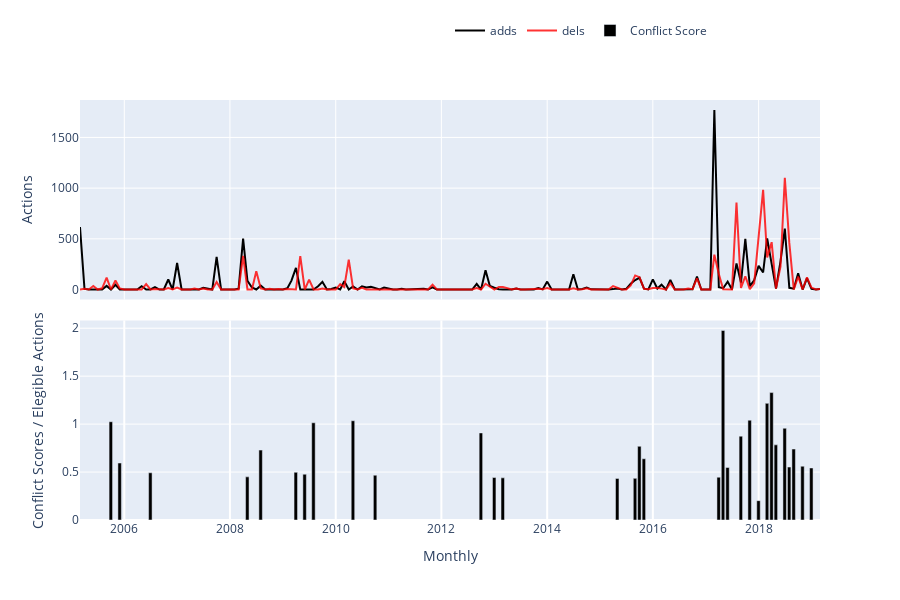

This figure's notebook cell:
### Markdown cell above
<span style="color: #626262"> Try yourself! This is what will happen when you click 'Load Actions' button: </span>

### Code cell
### --------------------------------------------------------------------------- ###
### TRY YOURSELF! THIS IS WHAT WILL HAPPEN WHEN YOU CLICK 'Load Actions' BUTTON ###
### --------------------------------------------------------------------------- ###

## Create a WikiWho instance, which is an API; and use ConflictManager to get         ##
## editons for given page id; more details see:                                       ##
## https://github.com/gesiscss/wikiwho_wrapper/blob/master/wikiwho_wrapper/api.py     ##
## https://github.com/gesiscss/wikiwho_wrapper/blob/master/wikiwho_wrapper/wikiwho.py ##
## https://github.com/gesiscss/wikiwho_demo_new/blob/master/metrics/conflict.py       ##
wikiwho_api = WikiWho(lng=abbreviation(languageSelection.value))
print("Downloading all_content from the WikiWhoApi...")
all_content = wikiwho_api.dv.all_content(the_page['page_id'])
print("Downloading revisions from the WikiWhoApi...")
all_revisions = wikiwho_api.dv.rev_ids_of_article(the_page['page_id'])
clear_output()

cm_inc = ConflictManager(all_content.copy(), 
                       all_revisions.copy(), 
                       lng=abbreviation(languageSelection.value), 
                       include_stopwords=True)

cm_noinc = ConflictManager(all_content.copy(), 
                       all_revisions.copy(), 
                       lng=abbreviation(languageSelection.value), 
                       include_stopwords=False)
cm_inc.calculate()
cm_noinc.calculate()
clear_output()

tokens_inc = cm_inc.all_actions.copy()
tokens_noinc = cm_noinc.all_actions.copy()
elegibles_noinc = cm_noinc.elegible_actions.copy()
token_sources = {"tokens_all": tokens_inc, "tokens": tokens_noinc, "elegibles": elegibles_noinc}

## Create an ActionsListener instance to get aggregated actions. More details see:            ##
## https://github.com/gesiscss/wikiwho_demo_new/blob/master/visualization/actions_listener.py ##

actions_listener = ActionsListener(token_sources)
get_agg_actions, actions_inc, actions_noinc = actions_listener.get_aggregation()
clear_output()

total_actions = get_agg_actions.copy()

## Convert some columns' names to what we could understand ##
total_columns_names = ['total', 'total_surv_48h', 'total_stopword_count']

## Add all actions together and merge them into one aggregation dataframe.
total_actions = total_actions.join(pd.DataFrame(
    total_actions.loc[:,'adds':'adds_stopword_count'].values +\
    total_actions.loc[:,'dels':'dels_stopword_count'].values +\
    total_actions.loc[:,'reins':'reins_stopword_count'].values, 
    index=total_actions.index, 
    columns=total_columns_names
))

## Convert editor's ids to int64, in order to retrieve editors' names from API
total_actions["editor"] = total_actions["editor"].apply(lambda x: str2int(x))
total_actions = total_actions.rename({"editor": "editor_id"}, axis=1)

## Only editors id? No, we still want to know their names. Use WikipediaAPI to achieve ##
## this. More details see:                                                             ##
## https://github.com/gesiscss/wikiwho_demo/blob/master/external/wikipedia.py          ##
wikipediadv_instance = WikipediaDV(WikipediaAPI(lng=abbreviation(languageSelection.value)))

# Unique editor's id for getting their names
unique_ids = total_actions['editor_id'].unique()

# Grab editors' names

grabbed_names = wikipediadv_instance.get_editors(unique_ids).rename(columns = {'userid': 'editor_id'})

## Merge the names of editors to the total actions dataframe ##

# Merge on editors ids
total_actions = total_actions.merge(grabbed_names[['editor_id', 'name']], on='editor_id')

# Adjust the column position and fill NaN by 'Unregistered'
total_actions.insert(2, 'editor', total_actions['name'])
total_actions = total_actions.drop(columns=['name'])
total_actions['editor'] = total_actions['editor'].fillna("Unregistered")

## Continue to use our data from A.1; first convert the date to the type datetime ##
total_actions['rev_time'] = pd.to_datetime(total_actions['rev_time'])

## visualization, core visual code lies in ActionsListener, then the interact function    ##
## make it interactive, mode details see:                                                 ##
## https://github.com/gesiscss/wikiwho_demo/blob/master/visualization/actions_listener.py ##

## This is the page you used ##
print('The page that is being used:', the_page['title'], f'({abbreviation(languageSelection.value).upper()})')

# Which types do those actions have?
actions_types = (total_actions.columns[4:13]).values.tolist()

# Visualization: try yourself by coding!
begin_date = date(2002, 3, 1)
end_date = date(2019, 4, 1)
editor_name = 'All'
frequency = 'Monthly' # 'Monthly', 'Yearly', 'Daily'
black_line = 'adds' # Choose one from 'actions_types'. Note that 'black_line doesn't have 'None' option but others have.
red_line = 'dels'
blue_line = 'None'
green_line = 'None'
black_conflict = "Conflict Score"  # 'Conflict Score', 'Absolute Conflict Score', 'Total Elegible Actions'
red_conflict = "None"

actions_listener.prelisten(total_actions)
actions_listener.listen(
    _range1 = begin_date,
    _range2 = end_date,
    editor = editor_name,
    granularity = frequency,
    black = black_line,
    red = red_line,
    blue = blue_line,
    green = green_line,
    black_conflict = black_conflict,
    red_conflict = red_conflict
)

# Store the variable total_actions for the next notebooks.
%store total_actions

### Figure 1 — Plotly figure (JSON) as saved in the notebook; plotly's stock layout.template omitted (floating-point values rounded to 4 significant figures; data arrays with more than 128 entries replaced by an {"elided": "..."} marker saying what was removed)
{"data": [{"marker": {"color": "rgba(0, 0, 0, 1)"}, "name": "adds", "type": "scatter", "x": {"elided": "169 str values"}, "xaxis": "x2", "y": {"elided": "169 int values"}, "yaxis": "y2"}, {"marker": {"color": "rgba(255, 0, 0, .8)"}, "name": "dels", "type": "scatter", "x": {"elided": "169 str values"}, "xaxis": "x2", "y": {"elided": "169 int values"}, "yaxis": "y2"}, {"marker": {"color": "rgba(0, 0, 0, 1)"}, "name": "Conflict Score", "type": "bar", "x": ["2005-09-30T00:00:00", "2005-11-30T00:00:00", "2006-06-30T00:00:00", "2008-04-30T00:00:00", "2008-07-31T00:00:00", "2009-03-31T00:00:00", "2009-05-31T00:00:00", "2009-07-31T00:00:00", "2010-04-30T00:00:00", "2010-09-30T00:00:00", "2012-09-30T00:00:00", "2012-12-31T00:00:00", "2013-02-28T00:00:00", "2015-04-30T00:00:00", "2015-08-31T00:00:00", "2015-09-30T00:00:00", "2015-10-31T00:00:00", "2017-03-31T00:00:00", "2017-04-30T00:00:00", "2017-05-31T00:00:00", "2017-08-31T00:00:00", "2017-10-31T00:00:00", "2017-12-31T00:00:00", "2018-02-28T00:00:00", "2018-03-31T00:00:00", "2018-04-30T00:00:00", "2018-06-30T00:00:00", "2018-07-31T00:00:00", "2018-08-31T00:00:00", "2018-10-31T00:00:00", "2018-12-31T00:00:00"], "xaxis": "x", "y": [1.025, 0.5942, 0.4926, 0.4498, 0.729, 0.4972, 0.4774, 1.014, 1.035, 0.4671, 0.908, 0.4429, 0.4396, 0.4339, 0.4341, 0.7686, 0.6384, 0.4464, 1.976, 0.5477, 0.8744, 1.041, 0.2016, 1.216, 1.329, 0.7834, 0.9569, 0.5521, 0.74, 0.561, 0.5426], "yaxis": "y"}], "layout": {"barmode": "group", "height": 600, "hovermode": "closest", "legend": {"orientation": "h", "x": 0.5, "y": 1.2}, "showlegend": true, "xaxis": {"anchor": "y", "domain": [0, 1], "gridwidth": 2, "ticklen": 5, "title": {"text": "Monthly"}, "zeroline": true}, "xaxis2": {"anchor": "y2", "domain": [0, 1], "matches": "x", "showticklabels": false}, "yaxis": {"anchor": "x", "domain": [0, 0.475], "title": {"text": "Conflict Scores / Elegible Actions"}}, "yaxis2": {"anchor": "x2", "domain": [0.525, 1], "title": {"text": "Actions"}}}}
